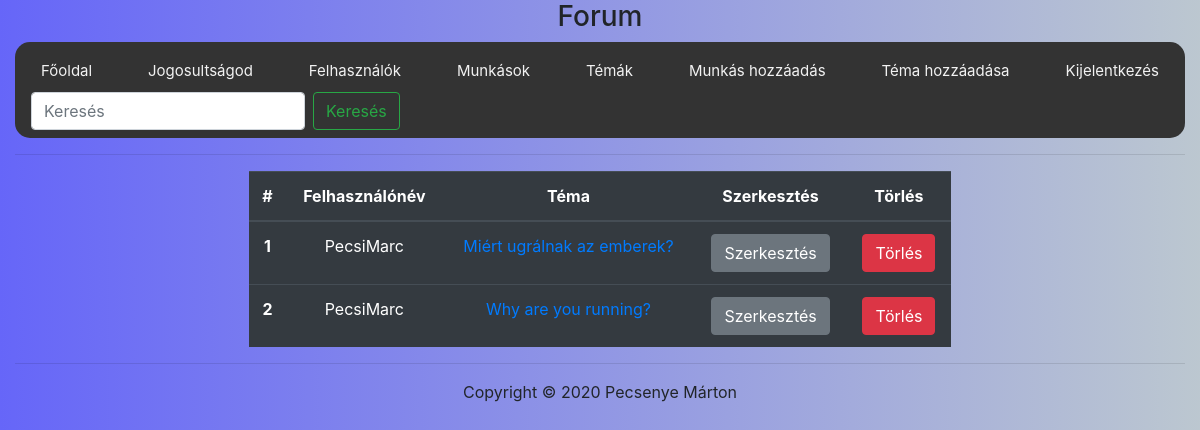
Screenshot of /index.php?P=flist (signed in) with the database file from the repository.
### tables this page shows
CREATE TABLE IF NOT EXISTS `forum` (
  `id` int(11) NOT NULL AUTO_INCREMENT,
  `nickname` varchar(64) NOT NULL,
  `theme` varchar(64) NOT NULL,
  `comment` varchar(2500) NOT NULL,
  PRIMARY KEY (`id`)
);

### protected/database.php (called while the page is built, shortened)
<?php
function getConnection() {
	$connection = new PDO(DB_TYPE.':host='.DB_HOST.';dbname='.DB_NAME.';',DB_USER, DB_PASS);
	$connection->exec("SET NAMES '".DB_CHARSET."'");
	return $connection;
}
function getList($queryString, $queryParams = []) {
	$connection = getConnection();
	$statement = $connection->prepare($queryString);
	$success = $statement->execute($queryParams);
	$result = $success ? $statement->fetchAll(PDO::FETCH_ASSOC) : [];
	return $result;
}
?>

### protected/felulet/theme_list.php (the view, shortened to what this page needs)
<?php if(!isset($_SESSION['permission']) || $_SESSION['permission'] < 1) : ?>
	<?php
	$query = "SELECT id,nickname,theme FROM forum";
	require DATABASE_CONTROLLER;
	$forum = getList($query);
?>
	<?php if(count($forum) <= 0) : ?>
		<h1>Nincs téma az adatbázisban.</h1>
	<?php else : ?>
		<table class="table table-dark">
			<thead>
				<tr>
					<th scope="col">Felhasználónév</th>
					<th scope="col">Téma</th>
				</tr>
			</thead>
			<tbody>
				<?php $i = 0; ?>
				<?php foreach ($forum as $f) : ?>
					<?php $i++; ?>
					<tr>
						<td><?=$f['nickname'] ?></td>
						<td><a href="?P=forum_theme&f=<?=$f['id'] ?>"><?=$f['theme'] ?></td>
					</tr>
				<?php endforeach;?>
			</tbody>
		</table>
	<?php endif; ?>
<?php else : ?>
	<?php if(!isset($_SESSION['permission']) || $_SESSION['permission'] < 1) : ?>
	<h1>Page access is forbidden!</h1>
	<?php else : ?>
	<?php
	$query = "SELECT id,nickname,theme FROM forum";
	$forum = getList($query);
	?>
	<?php if(count($forum) <= 0) : ?>
		<h1>Nincs téma az adatbázisban.</h1>
	<?php else : ?>
		<table class="table table-dark">
			<thead>
				<tr>
					<th scope="col">#</th>
					<th scope="col">Felhasználónév</th>
					<th scope="col">Téma</th>
					<th scope="col">Szerkesztés</th>
					<th scope="col">Törlés</th>
				</tr>
			</thead>
			<tbody>
				<?php $i = 0; ?>
				<?php foreach ($forum as $f) : ?>
					<?php $i++; ?>
					<tr>
						<th scope="row"><?=$i ?></th>
						<td><?=$f['nickname'] ?></td>
						<td><a href="?P=forum_theme&f=<?=$f['id'] ?>"><?=$f['theme'] ?></td>
						<td><a href="?P=edit_theme&f=<?=$f['id'] ?>" class="btn btn-secondary">Szerkesztés</a></td>
						<td><a href="?P=flist&c=<?=$f['id'] ?>" onclick="return confirm('Tényleg törölni akarod?');" class="btn btn-danger">Törlés</a></td>
					</tr>
				<?php endforeach;?>
			</tbody>
		</table>
	<?php endif; ?>
<?php endif; ?>
<?php endif; ?>

### public/style.css (style rules this page uses)
body { background-image: linear-gradient(to left, rgba(143, 162, 177, 0.6), rgba(0, 0, 244, 0.6)); }
.table { width: 60%; text-align: center; margin-left: 20%; }

### rows the page displays
forum: nickname "PecsiMarc", theme "Miért ugrálnak az emberek?"
forum: nickname "PecsiMarc", theme "Why are you running?"
